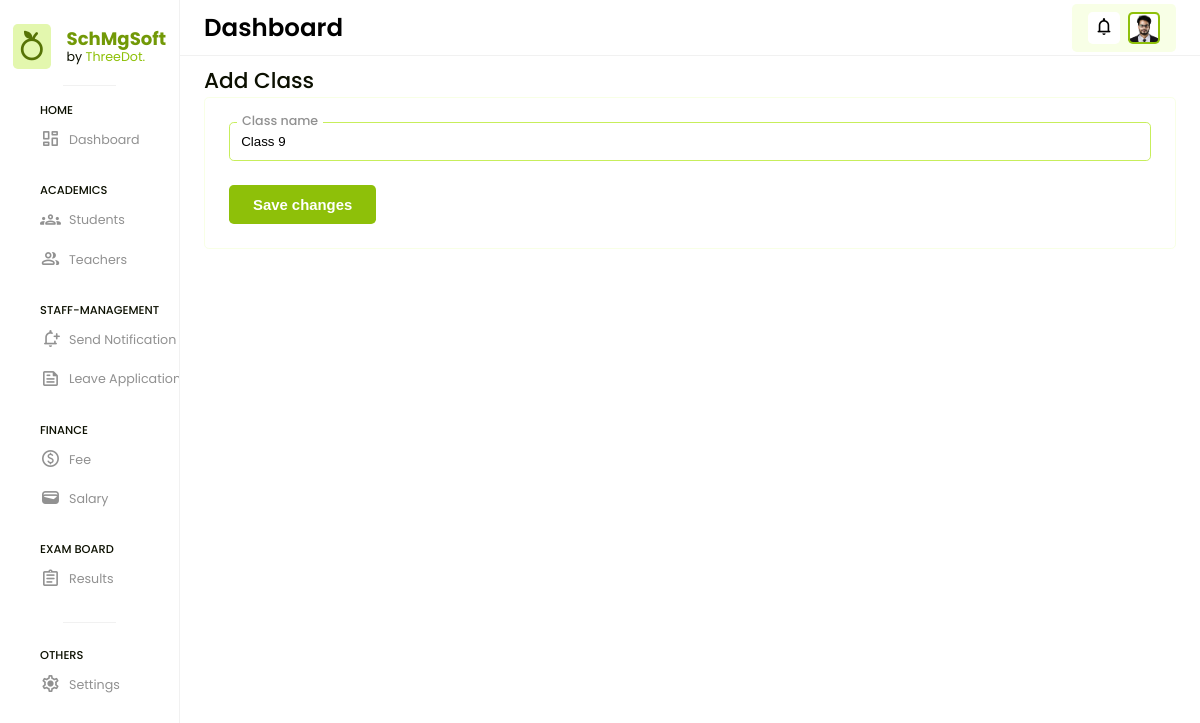
Page /management/class/edit/6 (signed in) on the earlier database version.
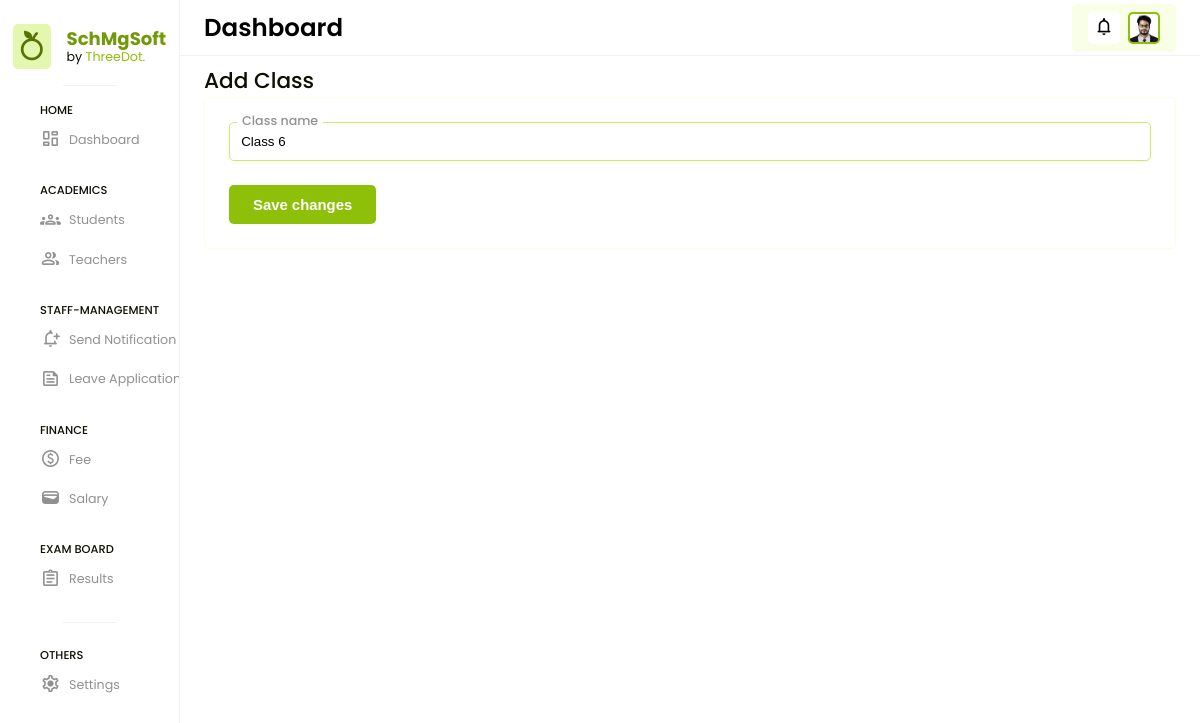
Same page on the later database version.
### app/models.py (models this page shows, shortened)
class Class(models.Model):
    class_name = models.CharField(max_length=100)
    created_at = models.DateTimeField(auto_now_add=True)
    updated_at = models.DateTimeField(auto_now=True)

### SchMgSoft/admin_views.py (the view)
# urls.py: path('management/class/edit/<str:id>', admin_views.EDIT_CLASS, name='edit_class'),
@login_required(login_url='/')
def EDIT_CLASS(request, id):
    classes = Class.objects.get(id=id)
    context = {
        'classes': classes
    }
    return render(request, 'admin/edit_class.html', context)

### templates/admin/edit_class.html (shortened to what this page needs)
{% extends "base.html" %} {% load static %}
{% block htmlhead %}
<link rel="stylesheet" href="{% static 'css/edit_class.css' %}" />
{% endblock htmlhead %} {% block content %}
{% include "header.html" %}
{% include 'messages.html' %}
<div class="edit-class">
  <h3>Add Class</h3>
  <form action="{% url 'update_class' %}" method="post">
    <div class="input-group">
      <label for="edit_class">Class name</label>
      <input type="text" name="edit_class" id="edit_class" value="{{ classes.class_name }}" />
    </div>
    <button type="submit">Save changes</button>
  </form>
</div>
{% endblock %}

Differences in the rows shown:
changed Class: edit_class "Class 9" → "Class 6"
